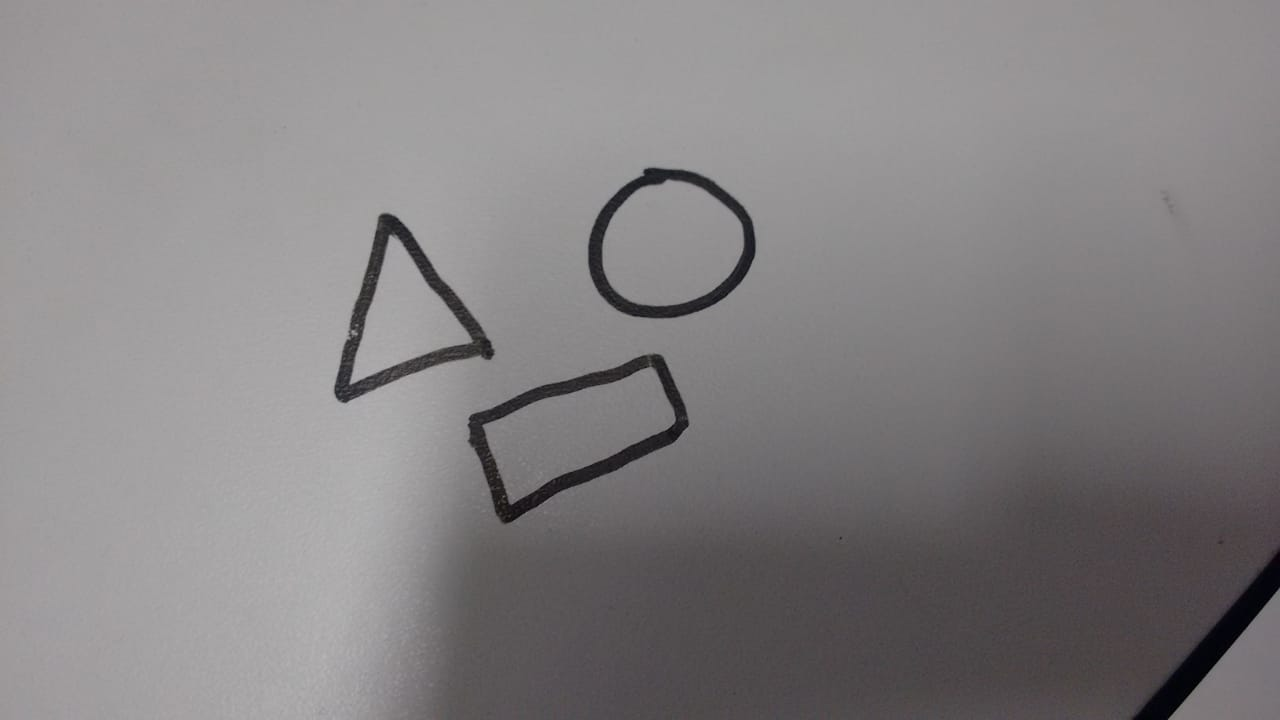
#> input picture testeArea.jpeg, 1280 x 720 px, given in place of the camera
$ python seeCameraEdges.py
#> lines starting #> are read from the running program, lines starting #| are printed output that depends on the picture; after the words box and inside, x2 and y2 are one past the last pixel; in counts of white or black regions, pixels touching at a corner belong together
import cv2

cap = cv2.VideoCapture(0)

while True:
    ret, frame = cap.read()
#> frame is the input picture: shape (720, 1280, 3); mean B, G, R 130.5, 129.3, 132.2
    #cv2.imshow("Video", frame)

    gray = cv2.cvtColor(frame, cv2.COLOR_BGR2GRAY)
    gray = cv2.bilateralFilter(gray, 11, 17, 17)
    edged = cv2.Canny(gray, 30, 200)
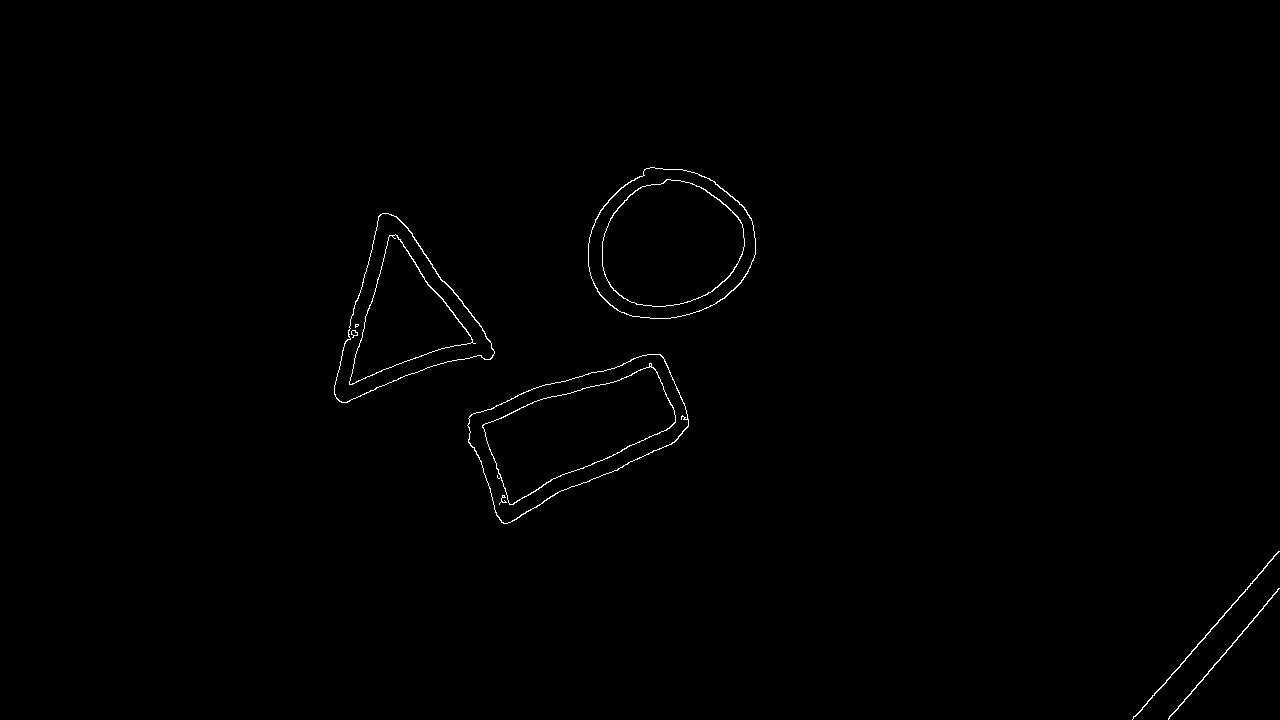
#> edged: shape (720, 1280); 0.44% white in thin lines or dots, all inside (x1, y1, x2, y2) = (334, 167, 1280, 720)
    cv2.imshow("Video Edged", edged)

    contours, hie = cv2.findContours(edged,cv2.RETR_TREE, cv2.CHAIN_APPROX_SIMPLE)
#> contours = 21 contours, 5 with area under 20; largest, box (x1, y1, x2, y2) and area: (467, 354, 689, 524) 21174, (467, 354, 689, 524) 21055, (588, 167, 756, 319) 19539, (588, 167, 756, 319) 19404, (334, 213, 495, 403) 15340; hie = 21 rows, first 6: [1, -1, -1, -1], [2, 0, -1, -1], [9, 1, 3, -1], [-1, -1, 4, 2], [6, -1, 5, 3], [-1, -1, -1, 4]


    #cv2.drawContours(frame, contours, -1, (0,255,0), 3)
    for c in contours:
        #cnt = contours[0]
        M = cv2.moments(c)
        if M['m00'] >= 50 and M['m00'] > 0:
            cx = int(M['m10']/M['m00'])
            cy = int(M['m01']/M['m00'])

            cv2.putText(img=frame, fontScale=0.5, color=(255, 0, 0),
                    text="predict: [{}]%".format(M['m00']),
                    thickness=3, fontFace=cv2.FONT_HERSHEY_SIMPLEX, org=(cx, cy))
            cv2.drawContours(frame, c, -1, (0,255,0), 3)
#> this loop made 21 passes
#> (cx, cy) on passes 1, 2, 3, 4, 7, 8, 10, 11, 16, 17, 18, 19: (1223, 653), (1206, 634), (574, 431), (574, 431), (575, 430), (575, 430), (403, 317), (403, 317), (403, 317), (403, 317), (669, 244), (669, 244)
#> c on pass 6: [[502, 496], [503, 495], [504, 496], [503, 497]]
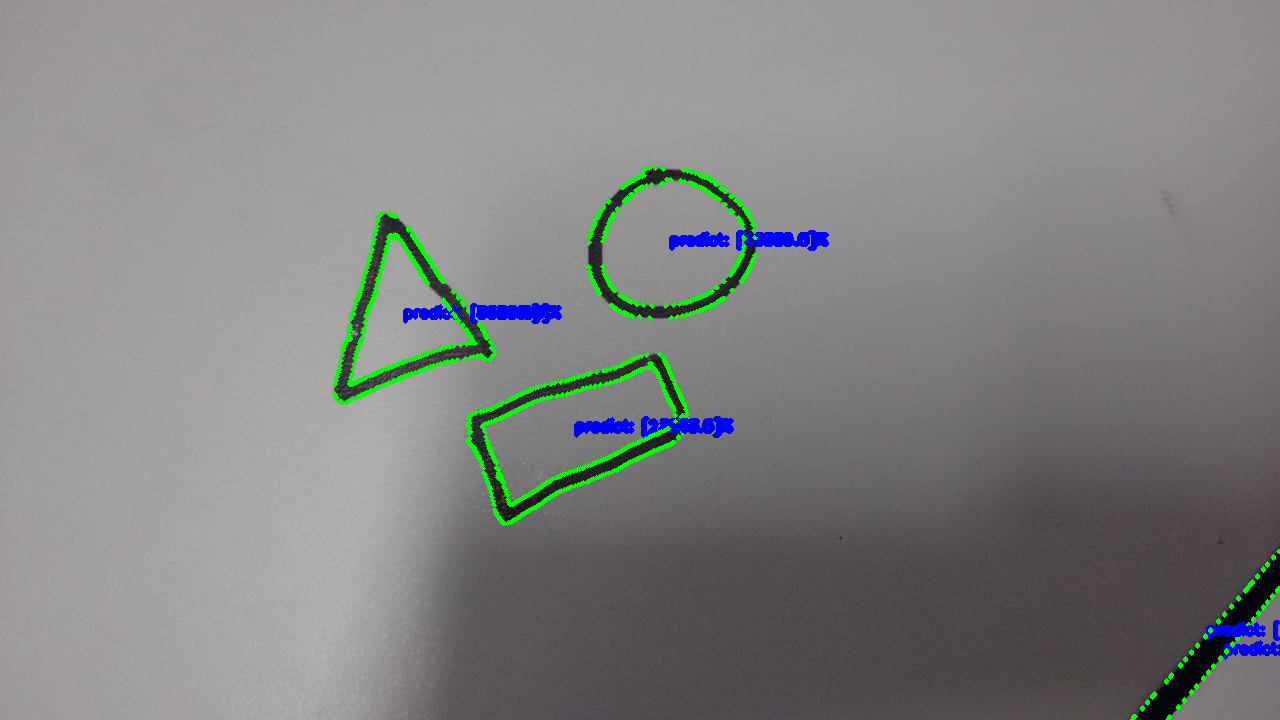
#> frame: shape (720, 1280, 3); 2.17% of pixels changed, all inside (x1, y1, x2, y2) = (332, 165, 1280, 720)
    cv2.imshow("Video", frame)


    k = cv2.waitKey(30) & 0xff
#> (key Esc is pressed here)
    if k == 27:
        break
cap.release()
cv2.destroyAllWindows()

$ run again, on perfilIsopor1.jpg
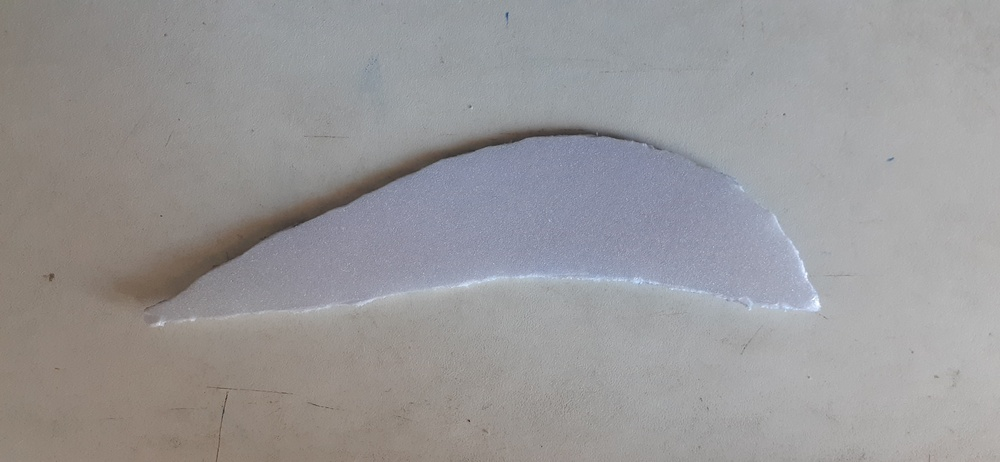
#> input picture perfilIsopor1.jpg, 1000 x 462 px, shrunk from 4128 x 1908 before the run, given in place of the camera
#> frame is the input picture: shape (462, 1000, 3); mean B, G, R 152, 150.9, 152.5
#> `edged = cv2.Canny(gray, 30, 200)`:
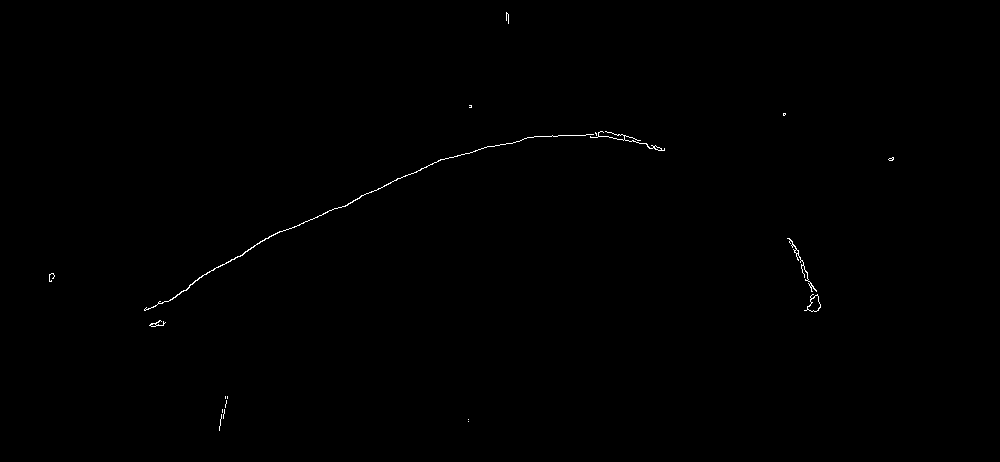
#> edged: shape (462, 1000); 0.23% white in thin lines or dots, all inside (x1, y1, x2, y2) = (49, 12, 894, 431)
#> contours = 30 contours, 24 with area under 20; largest, box (x1, y1, x2, y2) and area: (804, 294, 821, 312) 136, (807, 295, 821, 312) 126, (144, 134, 594, 311) 106, (787, 238, 817, 292) 42, (590, 131, 665, 151) 30, (149, 320, 166, 327) 22; hie = 30 rows, first 6: [1, -1, -1, -1], [2, 0, -1, -1], [3, 1, -1, -1], [4, 2, -1, -1], [5, 3, -1, -1], [6, 4, -1, -1]
#> the loop `for c in contours:` made 30 passes
#> (cx, cy) on passes 11, 12, 22: (814, 303), (814, 304), (269, 242)
#> after the loop `for c in contours:`:
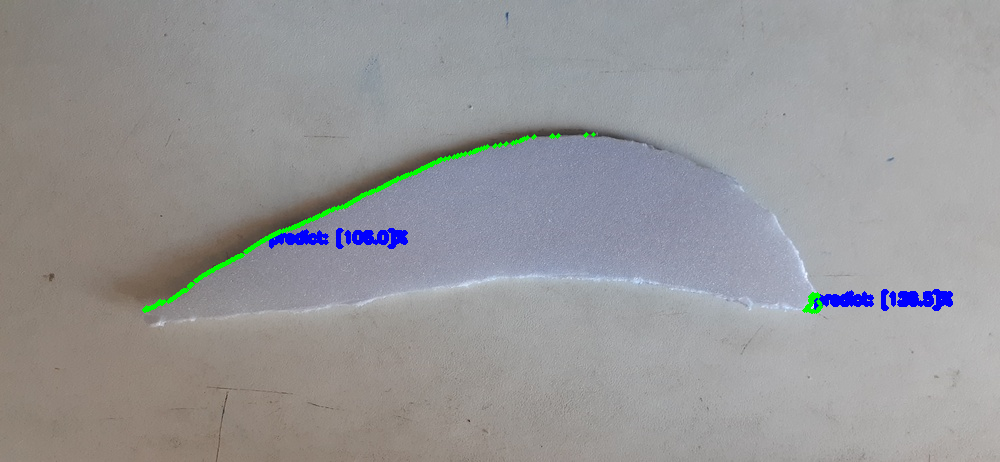
#> frame: shape (462, 1000, 3); 1.17% of pixels changed, all inside (x1, y1, x2, y2) = (142, 132, 953, 314)
